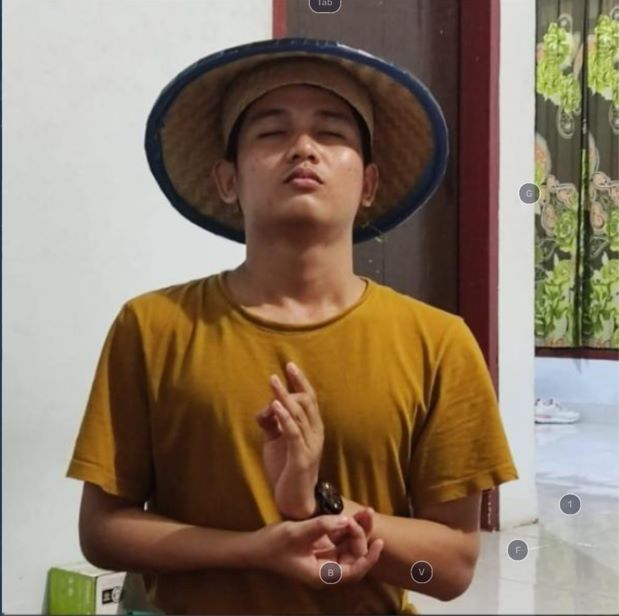
#> input picture Tugas 4/Filter/mad.jpeg, 619 x 616 px
$ python dicreteFourtransfrom.py
#> lines starting #> are read from the running program, lines starting #| are printed output that depends on the picture
import cv2
import numpy as np
from matplotlib import pyplot as plt

# membaca gambar
img = cv2.imread('mad.jpeg',0)
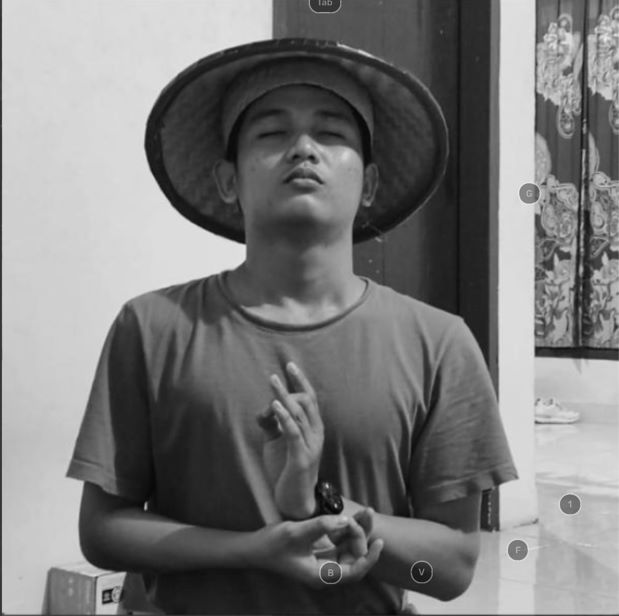
#> img: shape (616, 619); min 3, max 237, mean 121.5

# menghitung DFT
dft = cv2.dft(np.float32(img),flags=cv2.DFT_COMPLEX_OUTPUT)
dft_shift = np.fft.fftshift(dft)
magnitude_spectrum = 20*np.log(cv2.magnitude(dft_shift[:,:,0],dft_shift[:,:,1]))
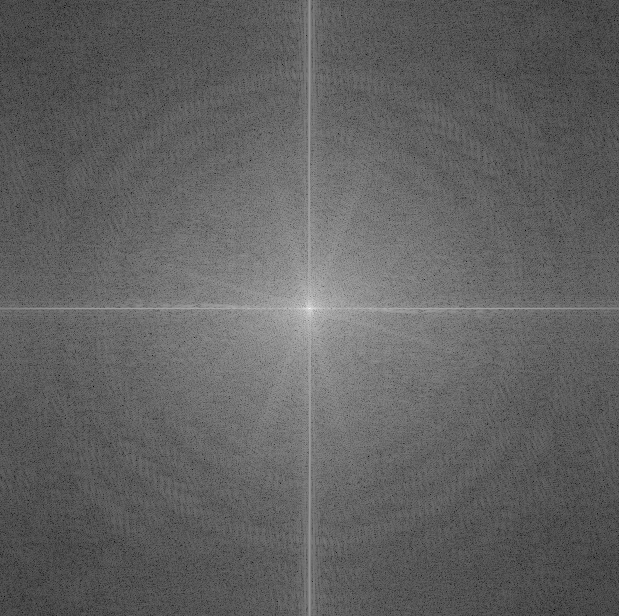
#> magnitude_spectrum: shape (616, 619) float32; min 9.24, max 353, mean 141.5; drawn with min black and max white

# tampilkan gambar
plt.subplot(121),plt.imshow(img, cmap = 'gray')
plt.title('Original Image'), plt.xticks([]), plt.yticks([])
plt.subplot(122),plt.imshow(magnitude_spectrum, cmap = 'gray')
plt.title('Magnitude Spectrum'), plt.xticks([]), plt.yticks([])
plt.show()
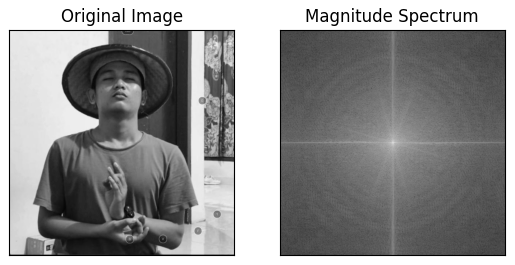
#> figure drawn by matplotlib, 2 panels
